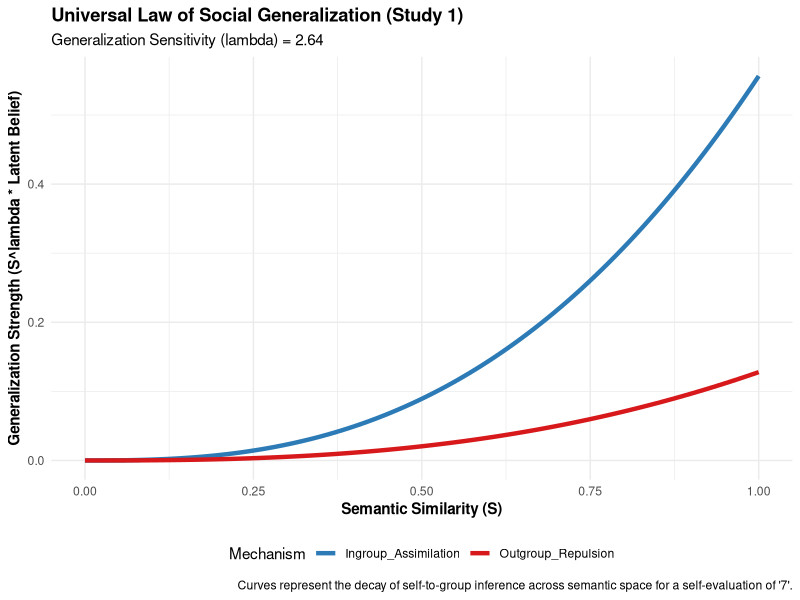

Recreate this plot in R.
# Visualization of Social Generalization Gradient (Shepard's Law)
library(tidyverse)

# Study 1 Parameters (Asymmetric + Lambda)
m_in <- 0.0755
m_out <- 0.640
lambda <- 2.64

# Define the Latent Belief function (inv_logit)
# Assuming a maximal self-evaluation of 7 (7-4 = 3) to show the full gradient
G_in_max <- 1 / (1 + exp(-m_in * 3))
G_out_max <- 1 / (1 + exp(m_out * 3)) # Note: -m_out * (E-4) in Stan code

# Generate Similarity values from 0 to 1
sim_space <- seq(0, 1, length.out = 100)

# Calculate Generalization Strength (S^lambda * G)
df <- tibble(
  Similarity = sim_space,
  Distance = 1 - sim_space,
  Ingroup_Assimilation = (Similarity^lambda) * G_in_max,
  Outgroup_Repulsion = (Similarity^lambda) * G_out_max
)

# Convert to long format for ggplot
df_long <- df %>%
  pivot_longer(cols = c(Ingroup_Assimilation, Outgroup_Repulsion),
               names_to = "Mechanism",
               values_to = "Generalization_Weight")

# Plot
p <- ggplot(df_long, aes(x = Similarity, y = Generalization_Weight, color = Mechanism)) +
  geom_line(size = 1.5) +
  scale_color_manual(values = c("Ingroup_Assimilation" = "#2c7bb6", "Outgroup_Repulsion" = "#d7191c")) +
  labs(
    title = "Universal Law of Social Generalization (Study 1)",
    subtitle = paste0("Generalization Sensitivity (lambda) = ", round(lambda, 2)),
    x = "Semantic Similarity (S)",
    y = "Generalization Strength (S^lambda * Latent Belief)",
    caption = "Curves represent the decay of self-to-group inference across semantic space for a self-evaluation of '7'."
  ) +
  theme_minimal() +
  theme(
    legend.position = "bottom",
    plot.title = element_text(face = "bold"),
    axis.title = element_text(face = "bold")
  )

# Save the plot
ggsave("Figure_Generalization_Gradient_S1.png", p, width = 7, height = 5, dpi = 300)

message("Figure_Generalization_Gradient_S1.png has been generated.")
